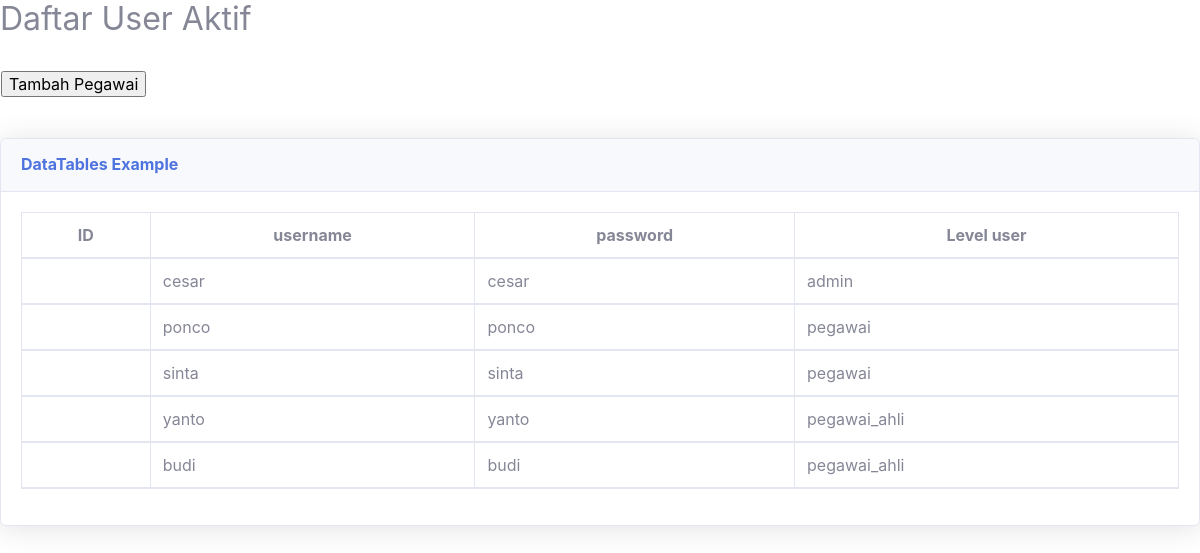
/admin/module/user.php, run on the app's committed database.
### tables this page shows
CREATE TABLE `user` (
  `user_id` int(30) NOT NULL,
  `username` varchar(30) NOT NULL,
  `password` varchar(50) NOT NULL,
  `level` varchar(20) NOT NULL,
  `nip` varchar(50) NOT NULL,
  `nama` varchar(100) NOT NULL,
  `jenis_kelamin` varchar(25) NOT NULL,
  `alamat` varchar(250) NOT NULL,
  `jabatan` varchar(200) NOT NULL,
  `point` int(11) NOT NULL,
  `foto` varchar(200) NOT NULL
);

### admin/module/user.php (the view, shortened to what this page needs)
 <link href="css/sb-admin-2.min.css" rel="stylesheet">
  <link href="vendor/datatables/dataTables.bootstrap4.min.css" rel="stylesheet">
  <h2>Daftar User Aktif</h2 >
              <form method="post" name="login" action="?module=tambahuser">
                <br>
                <table >
                  <tr>
                    <center><td> <input type='submit' name='tambah' value='Tambah Pegawai'> </td>
                  </tr>
                </table>
              </form>
                 <div class="card shadow mb-4">
            <div class="card-header py-3">
              <h6 class="m-0 font-weight-bold text-primary">DataTables Example</h6>
            </div>
            <div class="card-body">
              <div class="table-responsive">
                <table class="table table-bordered" id="dataTable" width="100%" cellspacing="0">
                  <thead>
                    <tr>
                  <th><center> ID</th>
                  <th><center> username </th>
                    <th><center> password </th>
                  <th><center> Level user </th>
                </tr>
        <?php
          $dbconnect = mysqli_connect('localhost','root','','cesar');
        ?>
        <?php
          $query1 = mysqli_query($dbconnect, "SELECT * FROM user");
          while ($data = mysqli_fetch_assoc($query1)){
            echo "
            <tr>
            <td>".$data['id']."</td>
            <td>".$data['username']."</td>
            <td>".$data['password']."</td>
            <td>".$data['level']."</td>
            </tr>
            ";}
            ?>
          </table>
            </div>
        </div>
        </body>
        </html>
      </div>
</body>
</html>

### data on the page
user: username "cesar", password "cesar", level "admin"
user: username "ponco", password "ponco", level "pegawai"
user: username "sinta", password "sinta", level "pegawai"
user: username "yanto", password "yanto", level "pegawai_ahli"
user: username "budi", password "budi", level "pegawai_ahli"
